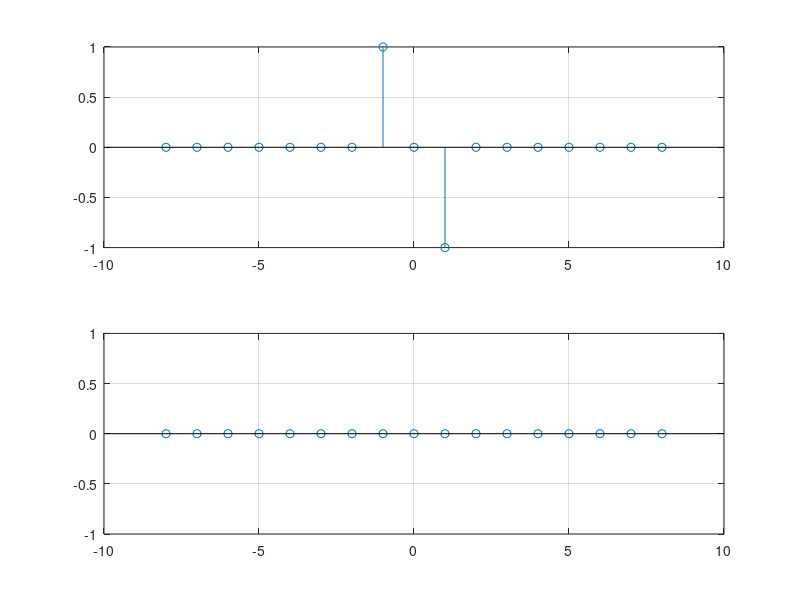

MATLAB code to generate this figure:
close all;
clear;
clc;

x1=[-8 -7 -6 -5 -4 -3 -2 -1 0 1 2 3 4 5 6 7 8];
y1=[0 0 0 0 0 0 0 -1 0 1 0 0 0 0 0 0 0];

x2=-fliplr(x1);
y2=fliplr(y1);

x=min(min(x1),min(x2)):1:max(max(x1),max(x2));

m1=zeros(1,length(x));
m2=zeros(1,length(x));
temp=1;

for i=1:length(x)
    if(x(i)>=min(x1) && x(i)<=max(x1))
        m1(i)=y1(temp);
        temp=temp+1;
    else
        m1(i)=0;
    end
end

temp=1;
for i=1:length(x)
    if(x(i)>=min(x2) && x(i)<=max(x2))
        m2(i)=y2(temp);
        temp=temp+1;
    else
        m2(i)=0;
    end
end

y=m1+m2;

subplot(2,1,1);
stem(x2,y2);
grid on;

subplot(2,1,2);
stem(x,y);
grid on;